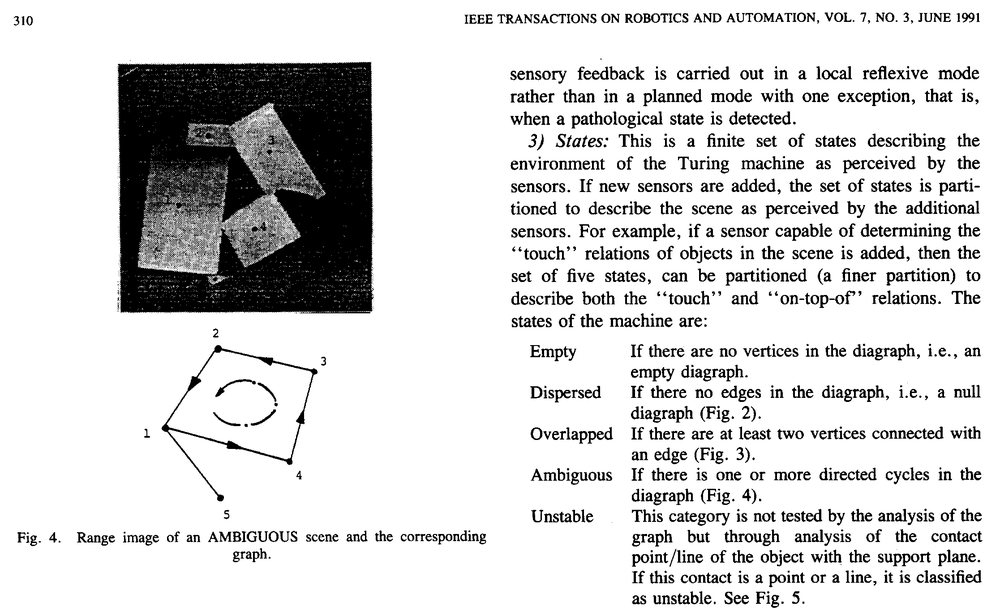
#> input picture disc/mo443/trab3/bitmap.pbm, 1000 x 615 px, shrunk from 2233 x 1374 before the run
$ python trab3.py   (older library calls are emulated)
#> lines starting #> are read from the running program, lines starting #| are printed output that depends on the picture; after the words box and inside, x2 and y2 are one past the last pixel; in counts of white or black regions, pixels touching at a corner belong together
import cv2
import numpy as np


def save(file, img):
    """
    Function used to save the image midway throught our process.
    """
    # turn back to gray scale
    aux = img.copy()
    aux[aux == 0] = 255
    aux[aux == 1] = 0
    cv2.imwrite(file, aux)


def percentage(img) -> float:
    """
    Return the percentage of black pixels inside the image.
    """
    black = np.count_nonzero(img == 0)
    total = img.shape[0] * img.shape[1]
    return round(black / total, 2)


def h_transitions(img) -> int:
    """
    Returns the number of horizontal transitions of color.
    """
    transitions = 0
    for i in range(img.shape[0] - 1):
        for j in range(img.shape[1]):
            if img[i][j] == 0 and img[i + 1][j] == 255:
                transitions += 1
    black = np.count_nonzero(img == 0)
    if black == 0:
        return 0
    return round(transitions / black, 3)


def v_transitions(img) -> int:
    """
    Returns the number of horizontal transitions of color.
    """
    transitions = 0
    for j in range(img.shape[1] - 1):
        for i in range(img.shape[0]):
            if img[i][j] == 0 and img[i][j + 1] == 255:
                transitions += 1
    black = np.count_nonzero(img == 0)
    if black == 0:
        return 0
    return round(transitions / black, 3)


# Read the image
img = cv2.imread("bitmap.pbm", cv2.IMREAD_UNCHANGED)
#> img is the input picture: shape (615, 1000); min 0, max 255, mean 215.8
img[img == 0] = 1  # all black pixels to 1
#> img: shape (615, 1000); 6.89% of pixels changed, all inside (x1, y1, x2, y2) = (17, 13, 981, 607)
img[img == 255] = 0  # all whites pixels to 0
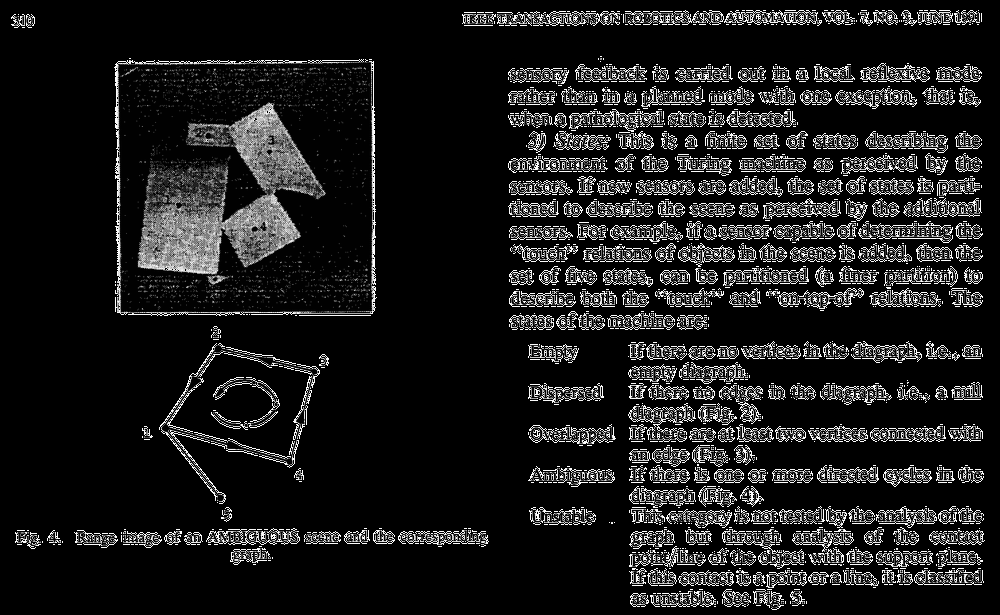
#> img: shape (615, 1000); min 0, max 254, mean 28.6

# Apply steps 1 and 2
kernel1 = np.ones((1, 100), np.uint8)
img1 = cv2.dilate(img, kernel1, iterations=1)
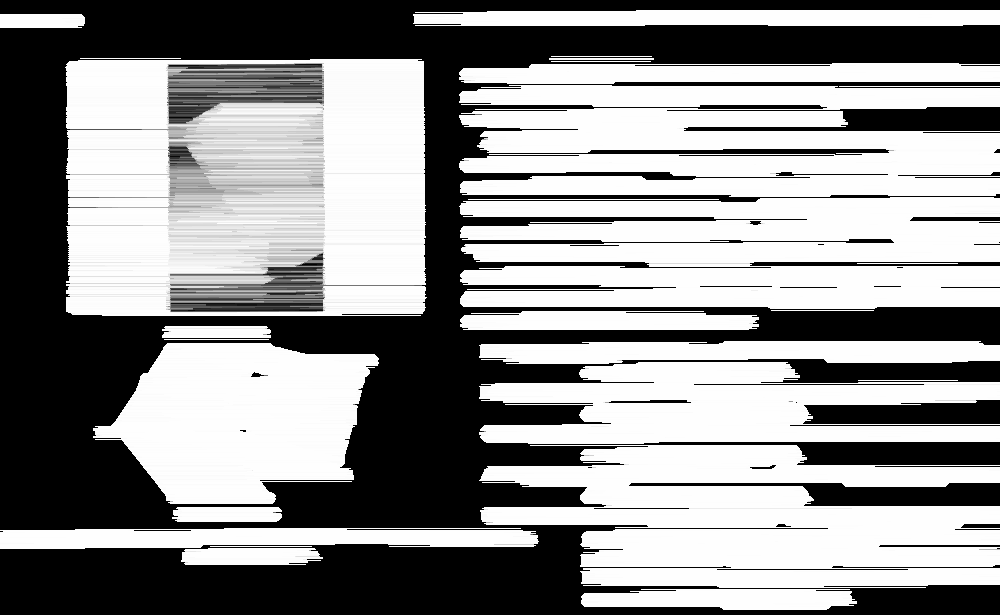
#> img1: shape (615, 1000); min 0, max 254, mean 143.6
img1 = cv2.erode(img1, kernel1, iterations=1)
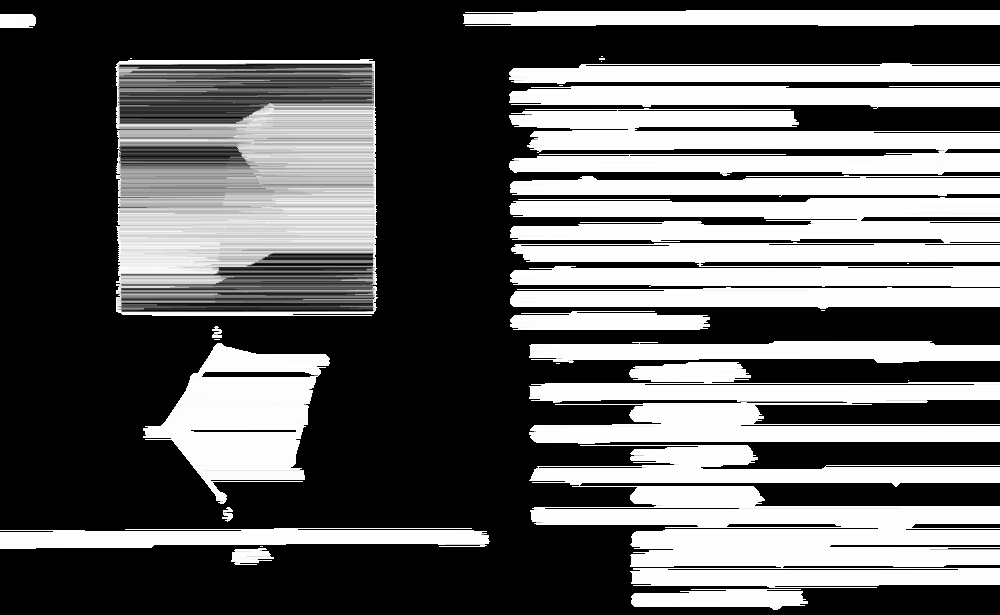
#> img1: shape (615, 1000); min 0, max 254, mean 99
save("img/step2.png", img1)

# Apply steps 3 and 4
kernel2 = np.ones((200, 1), np.uint8)
img2 = cv2.dilate(img, kernel2, iterations=1)
img2 = cv2.erode(img2, kernel2, iterations=1)
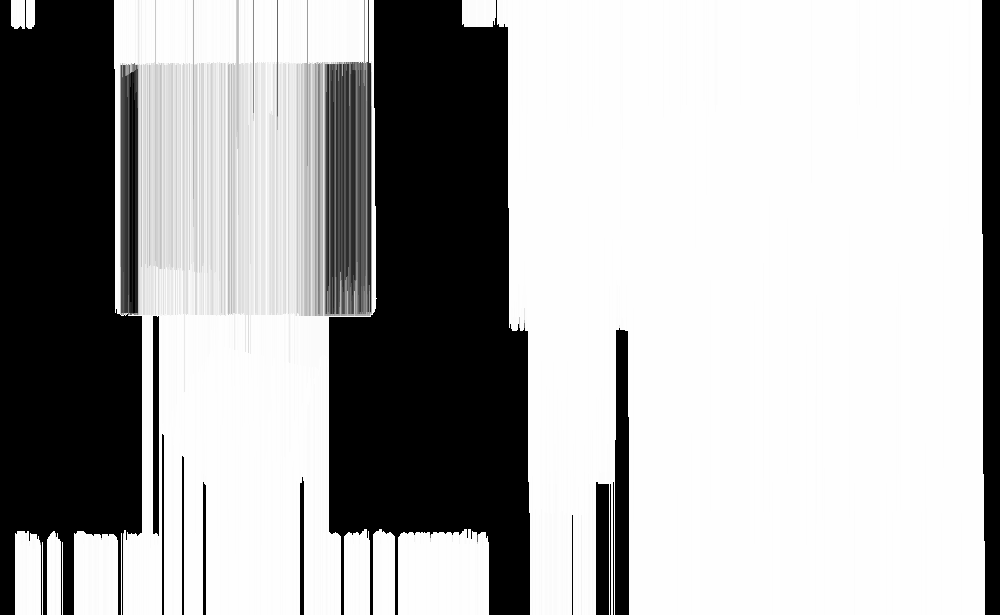
#> img2: shape (615, 1000); min 0, max 254, mean 173.3
save("img/step4.png", img2)

# bitwise and (step 5)
img = cv2.bitwise_and(img1, img2)
save("img/step5.png", img)
#> call 3 of save, with file = 'img/step5.png'
#> in save (call 3), `aux[aux == 0] = 255`:
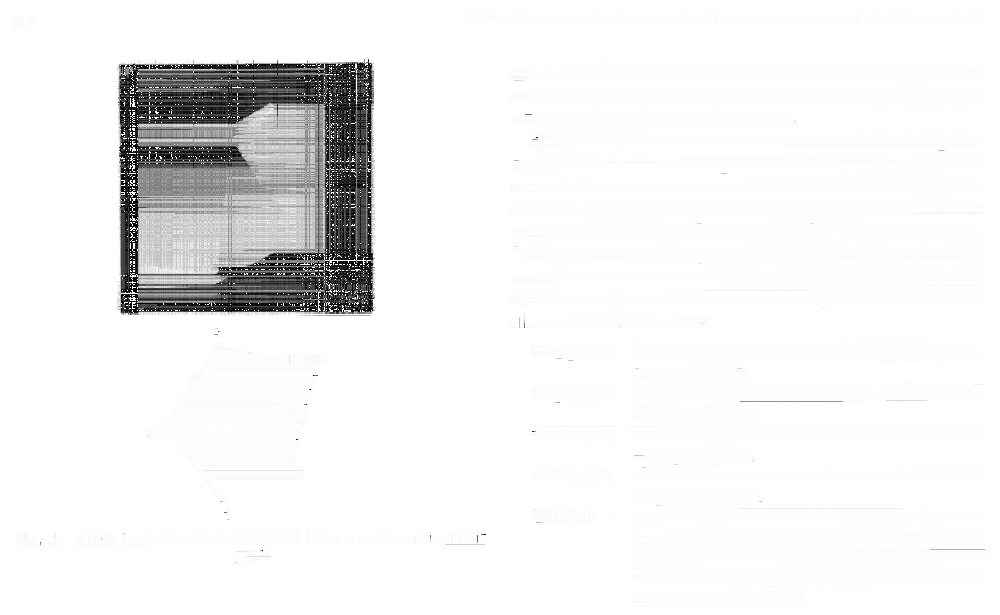
#> aux: shape (615, 1000); min 1, max 255, mean 240.2

# closing operation
kernel = np.ones((1, 30), np.uint8)
img = cv2.morphologyEx(img, cv2.MORPH_CLOSE, kernel)
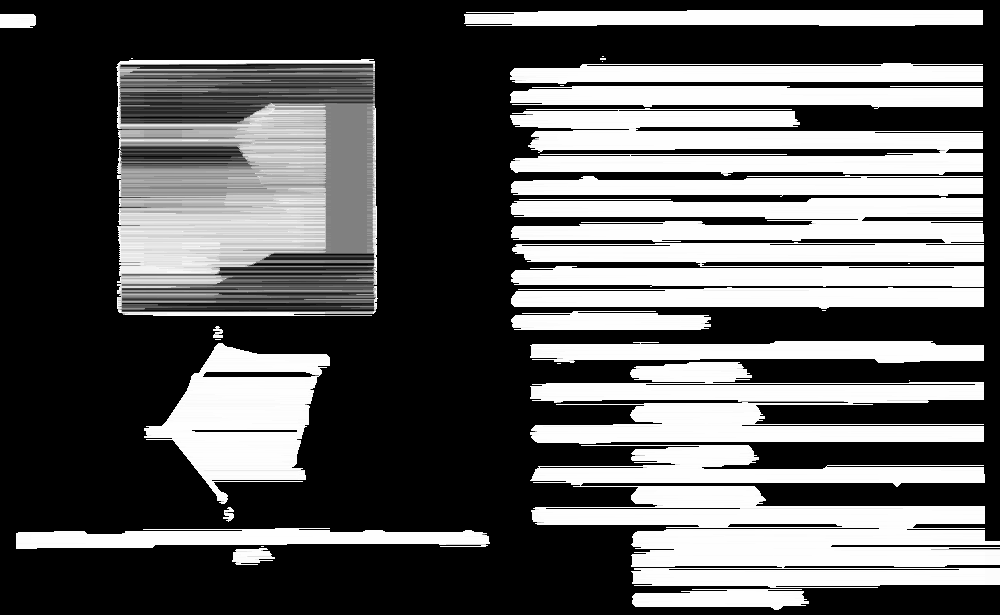
#> img: shape (615, 1000); min 0, max 254, mean 95.2
save("img/step6.png", img)

# detect connected components
nlabels, _, stats, _ = cv2.connectedComponentsWithStats(
    img, None, None, None, 8, cv2.CV_32S
)
#> nlabels = 33; stats = 33 rows, first 6: [0, 0, 1000, 615, 355134], [464, 10, 519, 16, 7608], [0, 14, 36, 14, 491], [602, 56, 2, 1, 2], [131, 58, 2, 1, 2], [116, 59, 262, 257, 65850]

# read original image
img = cv2.imread("bitmap.pbm", cv2.IMREAD_UNCHANGED)

# Gether information to filter out non-text lines
text = []
for i in range(nlabels):
    # (x,y) of topleft corner
    # (width, height) of the rect
    # b = number of black pixels
    x, y, w, h, b = stats[i][:5]
    # crop the image
    crop = img[y : y + h, x : x + w]

    text.append([x, y, w, h, b])

    # compute the percentage of black pixels
    text[-1].append(percentage(crop))

    # compute the number of vertical transitions
    text[-1].append(v_transitions(crop))

    # compute the number of horizontal transitions
    text[-1].append(h_transitions(crop))
#> this loop made 33 passes
#> (x, y, w, h, b) on passes 1, 2, 3, 6, 7, 9, 11, 12: (0, 0, 1000, 615, 355134), (464, 10, 519, 16, 7608), (0, 14, 36, 14, 491), (116, 59, 262, 257, 65850), (600, 58, 6, 2, 12), (510, 63, 473, 21, 7935), (510, 86, 473, 23, 8615), (890, 86, 93, 1, 93)
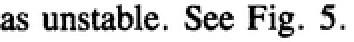
#> crop: shape (21, 177) (shown 2 times larger); min 0, max 255, mean 207.9
#> after the loop, text = 33 items

# Text has to have height between 20 and 50 and percentage of black pixels
# between 10% and 40%.
text = [
    comp
    for comp in text
    if (
        20 < comp[3] < 50
        and 0.09 < comp[5] < 0.4
        and 0.09 < comp[6] < 0.4
        and 0.09 < comp[7] < 0.4
    )
]
#> text = []
print("x", "y", "w", "h", "b", "%", "vt", "ht", sep="\t")
for t in text:
    print(*t, sep="\t")
#> this loop made 0 passes


# [18 lines left out: function detect_words, not called in this run]


words = []
for line in text:
    x, y, w, h = line[:4]
    crop = img[y : y + h, x : x + w]
    _, _, stats, _ = detect_words(crop.copy())
    for word in stats:
        # The connected componnents algorithm always returns a component
        # with the hole image. We discard it unless it only has one word in it.
        if (
            word[0] == 0
            and word[1] == 0
            and word[2] == w
            and word[3] == h
            and len(stats) > 2
        ):
            continue
        # We need to add the x,y coordinates of the line to those for the word.
        words.append([x + word[0], y + word[1], word[2], word[3], word[4]])
#> after the loop, words = []


# Draw the bounding boxes
img = cv2.cvtColor(img, cv2.COLOR_GRAY2RGB)
for word in words:
    x, y, w, h = word[:4]
    img = cv2.rectangle(img, (x, y), (x + w, y + h), (255, 0, 0), 2)
for line in text:
    x, y, w, h = line[:4]
    # we give a space of 2 pixels for the bounding box of lines
    # in order to not overlap with the words boxes.
    img = cv2.rectangle(img, (x - 2, y - 2), (x + w + 2, y + h + 2), (0, 255, 0), 2)

print(f"Number of lines = {len(text)}.")
#| Number of lines = 0.
print(f"Number of words = {len(words)}.")
#| Number of words = 0.

cv2.imwrite("out.png", img)

$ run again, with disc/mo443/trab3/step2.png saved as disc/mo443/trab3/bitmap.pbm
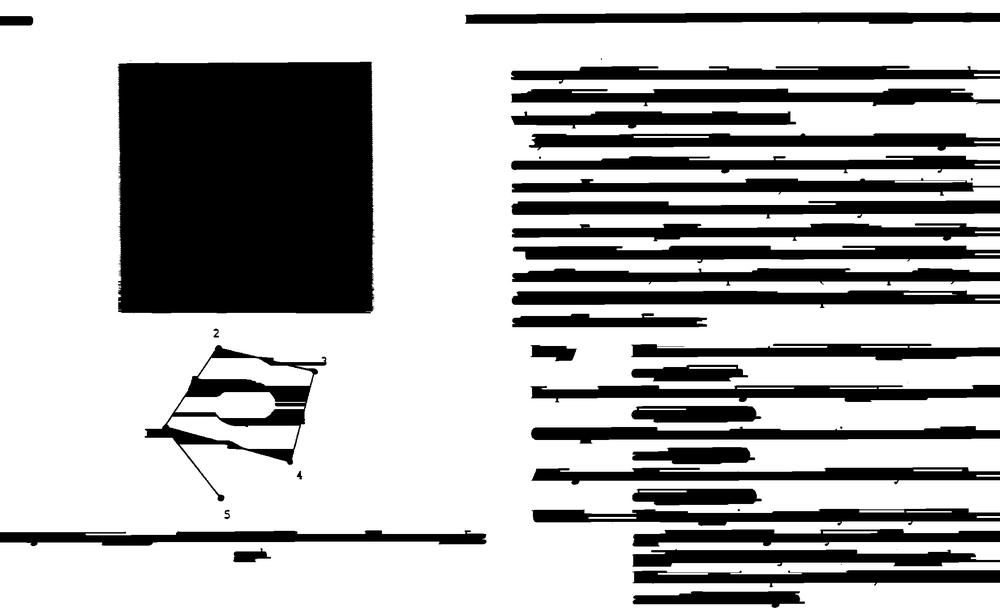
#> input picture disc/mo443/trab3/step2.png, 1000 x 615 px, shrunk from 2233 x 1374 before the run
#> img is the input picture: shape (615, 1000); min 0, max 255, mean 178.5
#> `img = cv2.morphologyEx(img, cv2.MORPH_CLOSE, kernel)`:
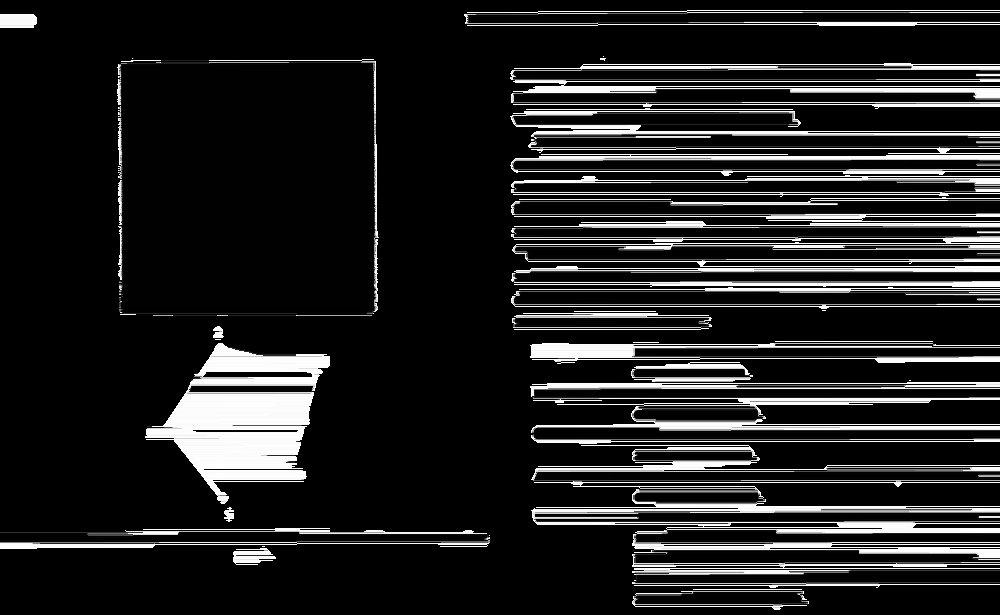
#> img: shape (615, 1000); min 0, max 254, mean 33.7
#> in save (call 4), `aux[aux == 0] = 255`:
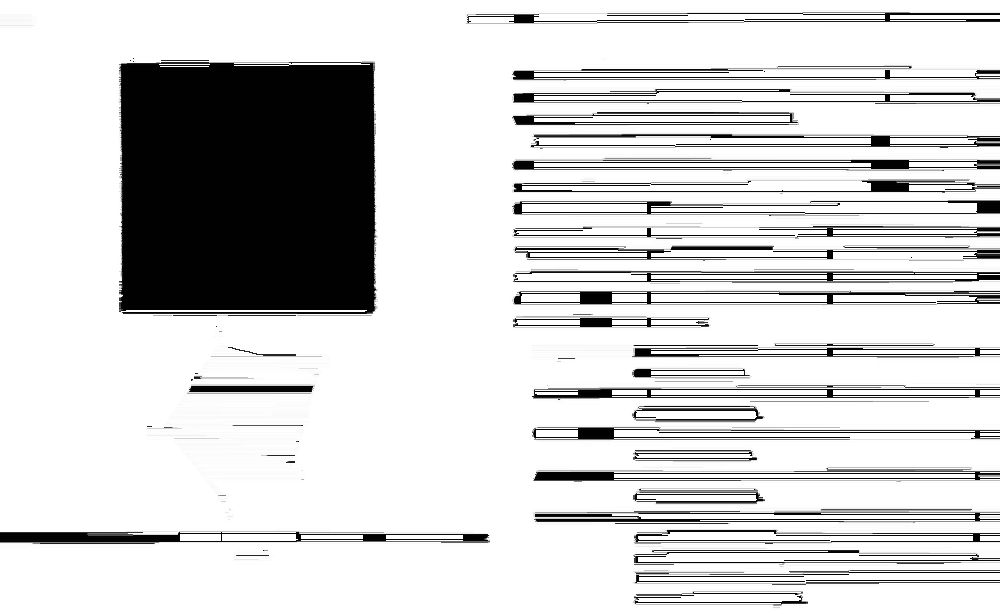
#> aux: shape (615, 1000); min 1, max 255, mean 210.4
#> nlabels = 41; stats = 41 rows, first 6: [0, 0, 1000, 615, 426124], [464, 10, 536, 16, 3787], [0, 14, 37, 14, 502], [607, 15, 81, 1, 81], [603, 56, 1, 1, 1], [132, 58, 2, 1, 2]
#> the loop `for i in range(nlabels):` made 41 passes
#> (x, y, w, h, b) on passes 1, 2, 3, 4, 7, 8, 9, 11: (0, 0, 1000, 615, 426124), (464, 10, 536, 16, 3787), (0, 14, 37, 14, 502), (607, 15, 81, 1, 81), (117, 59, 262, 256, 64374), (600, 58, 6, 3, 12), (510, 63, 490, 46, 10000), (526, 108, 267, 2, 272)
#> after the loop `for i in range(nlabels):`: text = 41 items, first 6: [0, 0, 1000, 615, 426124, 0.24, 0, 0], [464, 10, 536, 16, 3787, 0.38, 0, 0], [0, 14, 37, 14, 502, 0.37, 0, 0], [607, 15, 81, 1, 81, 0, 0, 0], [603, 56, 1, 1, 1, 0, 0, 0], [132, 58, 2, 1, 2, 0, 0, 0]
#> `text = [ comp for comp in text if ( 20 < comp[3] < 50 and 0.09 < comp[..`: text = []
#| Number of lines = 0.
#| Number of words = 0.

$ run again, with disc/mo443/trab3/step4.png saved as disc/mo443/trab3/bitmap.pbm
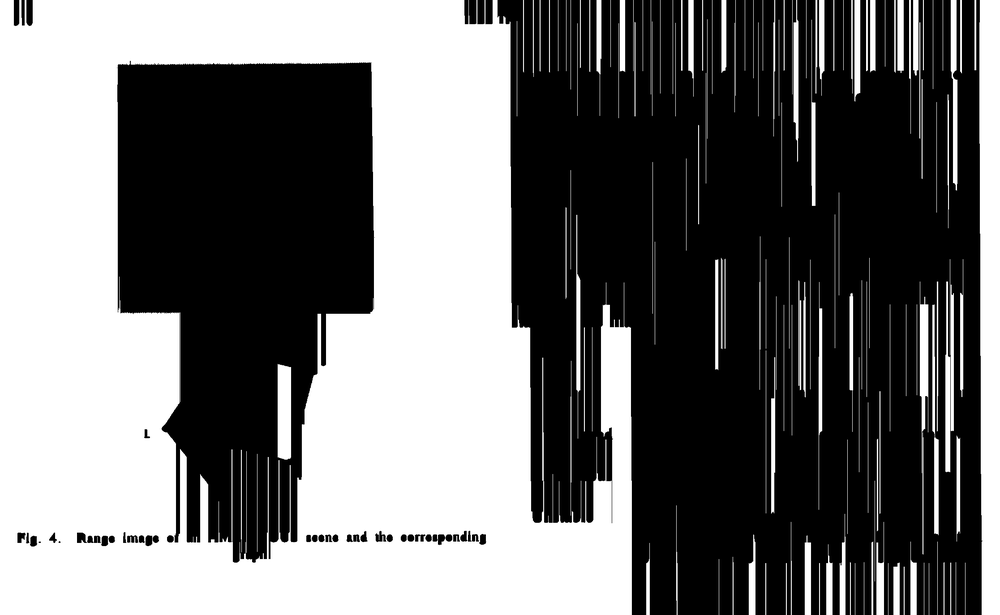
#> input picture disc/mo443/trab3/step4.png, 1000 x 615 px, shrunk from 2233 x 1374 before the run
#> img is the input picture: shape (615, 1000); min 0, max 255, mean 114.4
#> in save (call 4), `aux[aux == 0] = 255`:
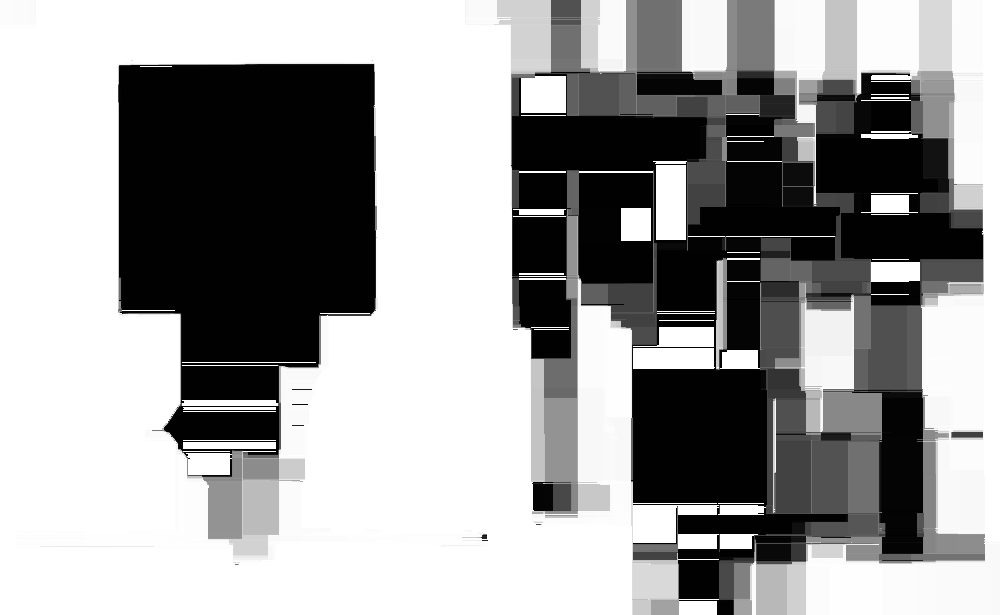
#> aux: shape (615, 1000); min 1, max 255, mean 157.8
#> nlabels = 6; stats = [[0, 0, 1000, 615, 251475], [0, 0, 36, 29, 1036], [465, 0, 535, 615, 261604], [132, 58, 1, 1, 1], [16, 60, 474, 503, 100861], [235, 564, 23, 1, 23]]
#> the loop `for i in range(nlabels):` made 6 passes
#> (x, y, w, h, b) on passes 1, 2, 3, 5, 6: (0, 0, 1000, 615, 251475), (0, 0, 36, 29, 1036), (465, 0, 535, 615, 261604), (16, 60, 474, 503, 100861), (235, 564, 23, 1, 23)
#> pass 3, `crop = img[y : y + h, x : x + w]`:
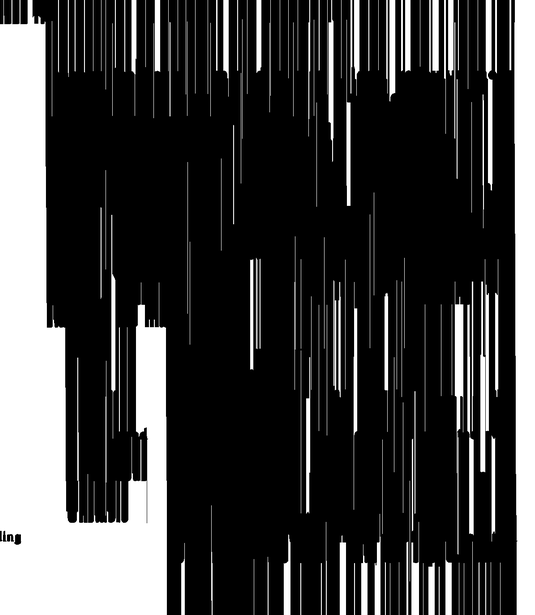
#> crop: shape (615, 535); min 0, max 255, mean 64.4
#> after the loop `for i in range(nlabels):`: text = [[0, 0, 1000, 615, 251475, 0.47, 0, 0], [0, 0, 36, 29, 1036, 0.2, 0, 0], [465, 0, 535, 615, 261604, 0.62, 0, 0], [132, 58, 1, 1, 1, 0, 0, 0], [16, 60, 474, 503, 100861, 0.36, 0, 0], [235, 564, 23, 1, 23, 0, 0, 0]]
#> `text = [ comp for comp in text if ( 20 < comp[3] < 50 and 0.09 < comp[..`: text = []
#| Number of lines = 0.
#| Number of words = 0.
